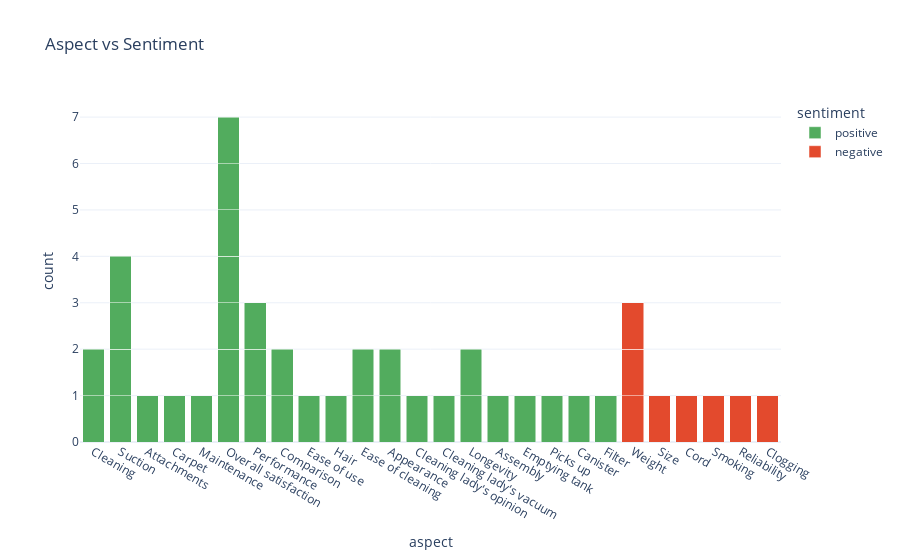

The notebook cell saved with this chart:
### Code cell
import plotly.express as px

fig = px.bar(
    analysis_df,
    x="aspect",
    color="sentiment",
    barmode="stack",
    color_discrete_map={
        "positive": "#52AC5E",
        "negative": "#e34a2d",
        "neutral": "gray",
    },
    title="Aspect vs Sentiment",
    template="plotly_white",
)

fig.show()

### Figure 1 — Plotly figure (JSON) as saved in the notebook; plotly's stock layout.template omitted (floating-point values rounded to 4 significant figures)
{"data": [{"alignmentgroup": "True", "hovertemplate": "sentiment=positive<br>aspect=%{x}<br>count=%{y}<extra></extra>", "legendgroup": "positive", "marker": {"color": "#52AC5E", "pattern": {"shape": ""}}, "name": "positive", "offsetgroup": "positive", "orientation": "v", "showlegend": true, "textposition": "auto", "type": "bar", "x": ["Cleaning", "Suction", "Attachments", "Carpet", "Maintenance", "Overall satisfaction", "Performance", "Overall satisfaction", "Cleaning", "Comparison", "Suction", "Ease of use", "Overall satisfaction", "Hair", "Comparison", "Overall satisfaction", "Ease of cleaning", "Appearance", "Overall satisfaction", "Cleaning lady's opinion", "Cleaning lady's vacuum", "Performance", "Longevity", "Overall satisfaction", "Ease of cleaning", "Appearance", "Assembly", "Emptying tank", "Suction", "Longevity", "Overall satisfaction", "Performance", "Suction", "Picks up", "Canister", "Filter"], "xaxis": "x", "y": [1, 1, 1, 1, 1, 1, 1, 1, 1, 1, 1, 1, 1, 1, 1, 1, 1, 1, 1, 1, 1, 1, 1, 1, 1, 1, 1, 1, 1, 1, 1, 1, 1, 1, 1, 1], "yaxis": "y"}, {"alignmentgroup": "True", "hovertemplate": "sentiment=negative<br>aspect=%{x}<br>count=%{y}<extra></extra>", "legendgroup": "negative", "marker": {"color": "#e34a2d", "pattern": {"shape": ""}}, "name": "negative", "offsetgroup": "negative", "orientation": "v", "showlegend": true, "textposition": "auto", "type": "bar", "x": ["Weight", "Size", "Cord", "Smoking", "Weight", "Reliability", "Weight", "Clogging"], "xaxis": "x", "y": [1, 1, 1, 1, 1, 1, 1, 1], "yaxis": "y"}], "layout": {"barmode": "stack", "legend": {"title": {"text": "sentiment"}, "tracegroupgap": 0}, "title": {"text": "Aspect vs Sentiment"}, "xaxis": {"anchor": "y", "domain": [0, 1], "title": {"text": "aspect"}}, "yaxis": {"anchor": "x", "domain": [0, 1], "title": {"text": "count"}}}}
